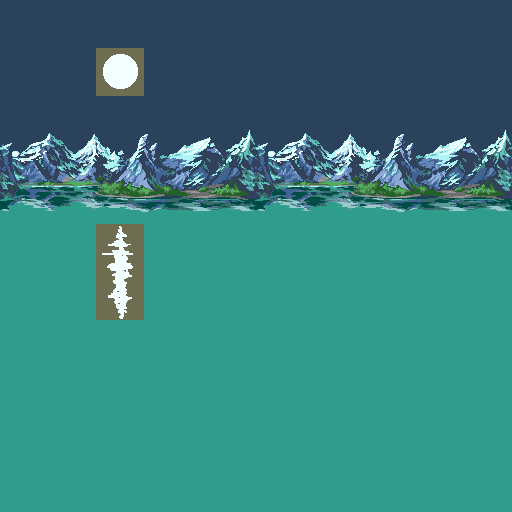

The image is a tile-based game level rendered from a .tmx file. Its description and source (layers, tilesets, objects; grid data summarised) follow:
An orthogonal 32x32 tile map with 16x16 px tiles, 2 tile layers (bg, moon), 2 tilesets.

<map version="1.0" orientation="orthogonal" width="32" height="32" tilewidth="16" tileheight="16">
 <tileset firstgid="1" name="bg" tilewidth="16" tileheight="16">
  <image source="bg.bmp" trans="6f6d51" width="256" height="96" />
 </tileset>
 <tileset firstgid="97" name="moon" tilewidth="16" tileheight="16">
  <image source="moon.bmp" trans="6f6d51" width="48" height="144" />
 </tileset>
 <layer name="bg" width="32" height="32">
  <data>[1024 cells, 1024 non-empty, 96 distinct tile ids]</data>
 </layer>
 <layer name="moon" width="32" height="32">
  <data>[1024 cells, 27 non-empty, 27 distinct tile ids]</data>
 </layer>
</map>